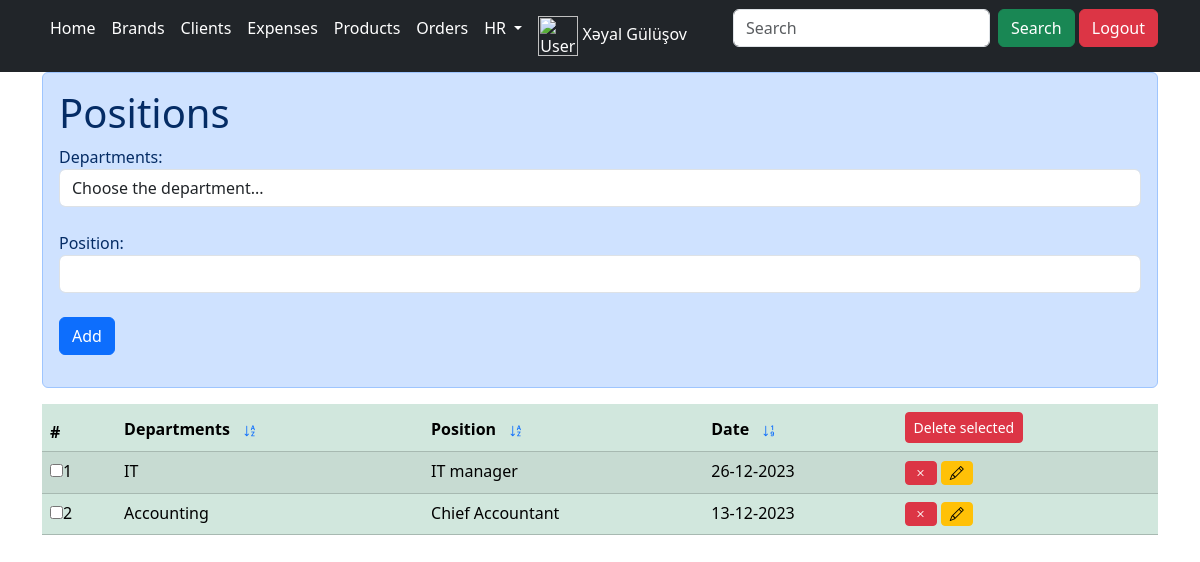
The page /positions (signed in) on the database its author committed.
### main/models.py (models this page shows)
class myUser(AbstractUser):
    profile_photo = models.ImageField(upload_to='media/', blank=True, null=True)
    comp_name = models.CharField(max_length=20)
    birth_date = models.DateField()
    phone = models.CharField(max_length=15)

class Positions(models.Model):
    dep_id = models.ForeignKey(Departments, on_delete=models.CASCADE)
    positions = models.CharField(max_length=20)
    date = models.DateField(auto_now=True)

class Departments(models.Model):
    department_name = models.CharField(max_length=20)
    date = models.DateField(auto_now=True)

### main/views.py (the view, shortened to what this page needs)
# urls.py: path('positions', views.positions, name='positions'),
def positions(request):
    data = ''
    number = ''
    del_all = []
    if 'delete_all' in request.POST:
        del_all = request.POST.getlist('x[]')
        if not del_all:
            messages.info(request, "Please select to delete.",
                          extra_tags='error')
    if 'search' in request.POST:
        data = Positions.objects.filter(
            Q(position_name___contains=request.POST['question'])).order_by('-id')
    else:
        if 'order' in request.POST:
            if request.POST['order'] == 'a':
                data = Positions.objects.all().order_by('dep_id__department_name')
            elif request.POST['order'] == 'b':
                data = Positions.objects.all().order_by('-dep_id__department_name')
            elif request.POST['order'] == 'c':
                data = Positions.objects.all().order_by('positions')
            elif request.POST['order'] == 'd':
                data = Positions.objects.all().order_by('-positions')
            elif request.POST['order'] == 'e':
                data = Positions.objects.all().order_by('date')
            elif request.POST['order'] == 'f':
                data = Positions.objects.all().order_by('-date')
        else:
            data = Positions.objects.all().order_by('-id')
    number = Positions.objects.count()
    departments = Departments.objects.all().order_by('department_name')
    return render(request, 'positions.html', {'del_all': del_all, 'data': data, 'number': number, 'departments': departments})

### main/templates/positions.html (shortened to what this page needs)
{% extends 'layout.html' %}
{% block 'content' %}
{%if edit%}
<div class="alert alert-primary" role="alert">
  <h1>Positions</h1>
  <form method="post" action="{%url 'position_update' edit.id%}">
    {%csrf_token%}
    Departments:<br>
    <select name="department_id" class="form-control">
      <option value="">Choose the departament</option>
      {%for department_obj in departments%}
      <option {% if edit.dep_id.id == department_obj.id %} selected {%endif%} value="{{department_obj.id}}">
        {{department_obj.department_name}}</option>
      {%endfor%}
    </select>
    <br>
    Position:<br>
    <input type="text" name="position_name" value="{{edit.positions}}" class="form-control"><br>
    <button name="update" class="btn btn-primary">Update</button>
    <a href="{%url 'positions'%}"><button type="button" class="btn btn-danger">Cancel</button></a>
  </form>
</div>
{%else%}
<div class="alert alert-primary" role="alert">
  <h1>Positions</h1>
  <form method="post">
    Departments:<br>
    <select name="department_id" class="form-control">
      <option value="">Choose the department...</option>
    </select>
    <br>
    Position:<br>
    <input type="text" name="position_name" class="form-control"><br>
    <button name="add" class="btn btn-primary">Add</button>
  </form>
</div>
{% endif %}
<form method="post">
  <table class="table table-success table-striped" id="table">
    <thead>
      <th>#</th>
      <th>
        Departments
        {% if request.POST.order == 'a' %}
        <button class="btn btn-link btn-sm" name="order" value="b"><i class="bi bi-sort-alpha-down-alt"></i></button>
        {% else %}
        <button class="btn btn-link btn-sm" name="order" value="a"><i class="bi bi-sort-alpha-down"></i></button>
        {% endif %}
      </th>
      <th>
        Position
        {% if request.POST.order == 'c' %}
        <button class="btn btn-link btn-sm" name="order" value="d"><i class="bi bi-sort-alpha-down-alt"></i></button>
        {% else %}
        <button class="btn btn-link btn-sm" name="order" value="c"><i class="bi bi-sort-alpha-down"></i></button>
        {% endif %}
      </th>
      <th>
        Date
        {% if request.POST.order == 'e' %}
        <button class="btn btn-link btn-sm" name="order" value="f"><i class="bi bi-sort-numeric-down-alt"></i></button>
        {% else %}
        <button class="btn btn-link btn-sm" name="order" value="e"><i class="bi bi-sort-numeric-down"></i></button>
        {% endif %}
      </th>
      <th><button class="btn btn-danger btn-sm" name="delete_all">Delete selected</button> </th>
    </thead>
    <tbody>
      {% for info in data %}
      <tr>
        <td>
          <input type="checkbox" {% if info.id|floatformat:'0' in del_all %} checked {% endif %} name="x[]"
            value="{{info.id}}">{{forloop.counter}}
        </td>
        <td>{{info.dep_id.department_name}}</td>
        <td>{{info.positions}}</td>
        <td>{{info.date | date:'d-m-Y'}}</td>
        <td>
          <a class="btn btn-danger btn-sm" href="{% url 'position_del' info.id %}" title="Delete"><i
              class="bi bi-x"></i></a>
          <a class="btn btn-warning btn-sm" href="{% url 'position_edit' info.id %}" title="Edit"><i
              class="bi bi-pencil"></i></a>
        </td>
      </tr>
      {% endfor %}
    </tbody>
  </table>
</form>
{% endblock %}

### main/templates/layout.html (shortened to what this page needs)
{%load static %}
{%if request.user.is_authenticated%}
<link href="https://cdn.jsdelivr.net/npm/bootstrap@5.3.2/dist/css/bootstrap.min.css" rel="stylesheet">
<link rel="stylesheet" href="https://cdn.jsdelivr.net/npm/bootstrap-icons@1.10.5/font/bootstrap-icons.css">
<link href="https://cdn.jsdelivr.net/npm/bootstrap@5.3.2/dist/css/bootstrap.min.css" rel="stylesheet">
<nav class="navbar navbar-expand-lg navbar-dark bg-dark fixed-top">
    <div class="container">
      <div class="collapse navbar-collapse" id="navbarSupportedContent">
        <ul class="navbar-nav me-auto mb-2 mb-lg-0">
          <li class="nav-item">
            <a class="nav-link active" aria-current="page" href="{% url 'home' %}">Home</a>
          </li>
          <li class="nav-item">
            <a class="nav-link active" aria-current="page" href="{% url 'brand' %}">Brands</a>
          </li>
          <li class="nav-item">
            <a class="nav-link active" aria-current="page" href="{% url 'client' %}">Clients</a>
          </li>
          <li class="nav-item">
            <a class="nav-link active" aria-current="page" href="{% url 'expens' %}">Expenses</a>
          </li>
          <li class="nav-item">
            <a class="nav-link active" aria-current="page" href="{% url 'products' %}">Products</a>
          </li>
          <li class="nav-item">
            <a class="nav-link active" aria-current="page" href="{% url 'orders' %}">Orders</a>
          </li>
          <li class="nav-item dropdown">
            <a class="nav-link active dropdown-toggle" href="#" role="button" data-bs-toggle="dropdown" aria-expanded="false">
            HR
          </a>
        </li>
        <li class="nav-item">
            <a class="nav-link active" aria-current="page" href="{% url 'user_profile' %}">
              <img src="{% if request.user.profile_photo == '' %}/uploads/default_profile_pic.png{% else %} {{ request.user.profile_photo }} {% endif %}" alt="User Profile Photo" style="width: 40px; height: 40px;">
              {{ request.user.first_name }} {{ request.user.last_name }}
            </a>
        </li>
        </ul>
        <form class="d-flex" method="post" action="#table">
            <input class="form-control me-2" type="text" placeholder="Search" name="question" aria-label="Search">
            <button class="btn btn-success" type="submit" name="search">Search</button> &nbsp;
        </form>
        <form class="d-flex" role="search" method="post" action="{% url 'logout_user' %}">
          <button class="btn btn-danger my-2 my-sm-0" type="logout" name="Logout">Logout</button>
        </form>
      </div>
    </div>
  </nav>
<div class="container">
<br><br><br>
{% block 'content' %}
{% endblock %}
</div>
{%else%}
<meta http-equiv="refresh" content="0; URL={%url 'home'%}">
{%endif%}

### rows shown on the page
myUser: user.first_name "Xəyal", user.last_name "Gülüşov"
Positions: dep_id.department_name "IT", positions "IT manager", date "26-12-2023"
Positions: dep_id.department_name "Accounting", positions "Chief Accountant", date "13-12-2023"
